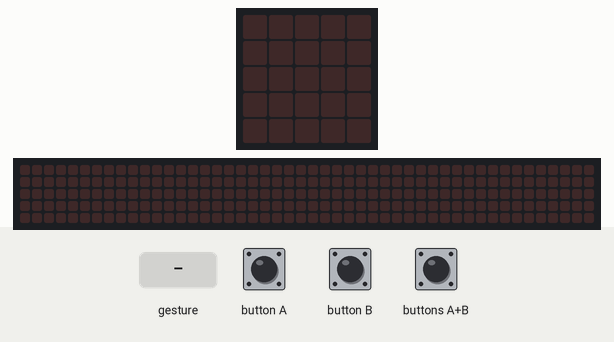
Simulated run of this program. Board: BBC micro:bit (MakeCode). Parts: the board's 5×5 LED display, a strip that is not on the board, showing the scrolling text unrolled. The inputs (shaded band) are chosen by the test bench. A tilt is held for 1.5 s and a shake lasts 1 s, then the board lies face up again; the 48×5 strip is a reading aid, not a part: it shows the text the display is scrolling, unrolled, one strip-width of it at a time.

Above: at 1.2 s.
1.3 s: button B pressed for 0.15 s
At 3.92 s:
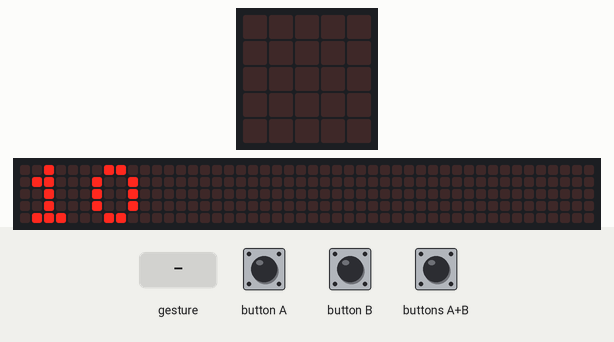
4.3 s: button A pressed for 0.15 s
At 6.92 s:
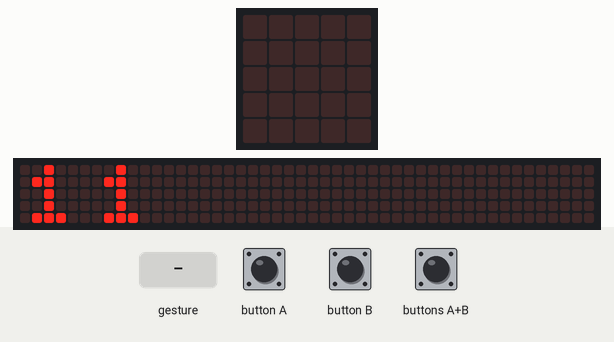
7.3 s: button A pressed for 0.15 s
At 9.92 s:
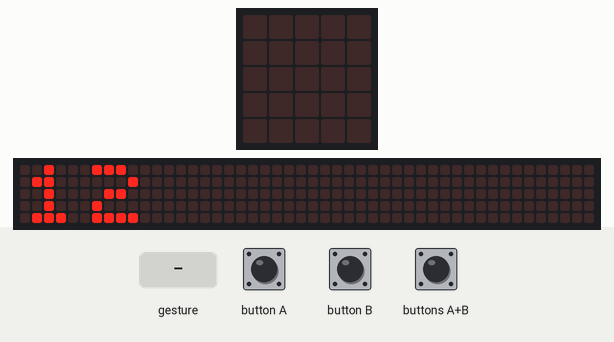
10.3 s: button B pressed for 0.15 s
At 12.92 s:
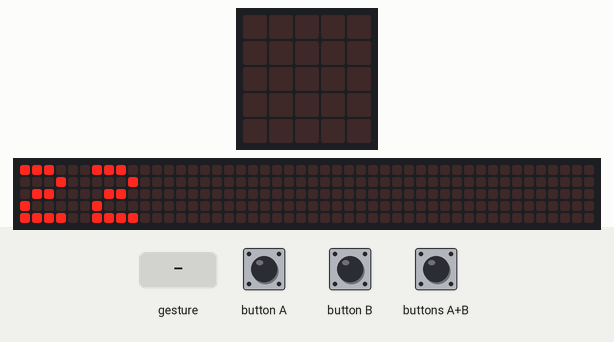
13.3 s: gesture 'logo down'
At 15.87 s:
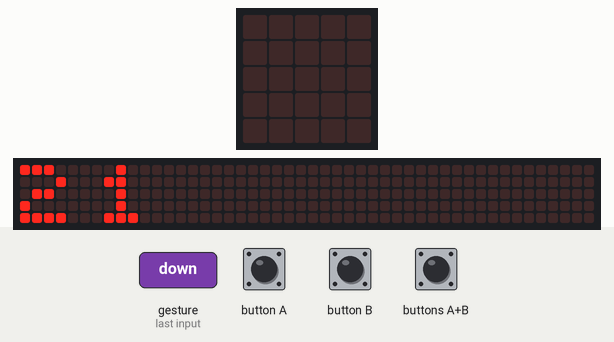

The program:

main.ts
```typescript
let 時間 = 0
input.onButtonPressed(Button.A, function () {
    時間 += 1
    basic.showNumber(時間)
})
input.onGesture(Gesture.LogoDown, function () {
    時間 += -1
    basic.showNumber(時間)
})
input.onButtonPressed(Button.AB, function () {
    basic.pause(時間 * 1000)
    music.playMelody("C5 - C5 - C5 - C5 - ", 120)
})
input.onButtonPressed(Button.B, function () {
    時間 += 10
    basic.showNumber(時間)
})
```

test.ts
```typescript
// テストはここに来ます。このパッケージが拡張機能として使用されるときにはコンパイルされません。
```

Measured:
- after the input at 1.3 s, the display: changes after 0.15 s (image 1)
- after the input at 4.3 s, the display: changes after 0.15 s (image 2)
- after the input at 7.3 s, the display: changes after 0.15 s (image 3)
- after the input at 10.3 s, the display: changes after 0.15 s (image 4)
- after the input at 13.3 s, the display: changes after 0.10 s (image 5)
- what the display in image 1 shows lasts 0.5 s, from 3.7 s to 4.2 s
